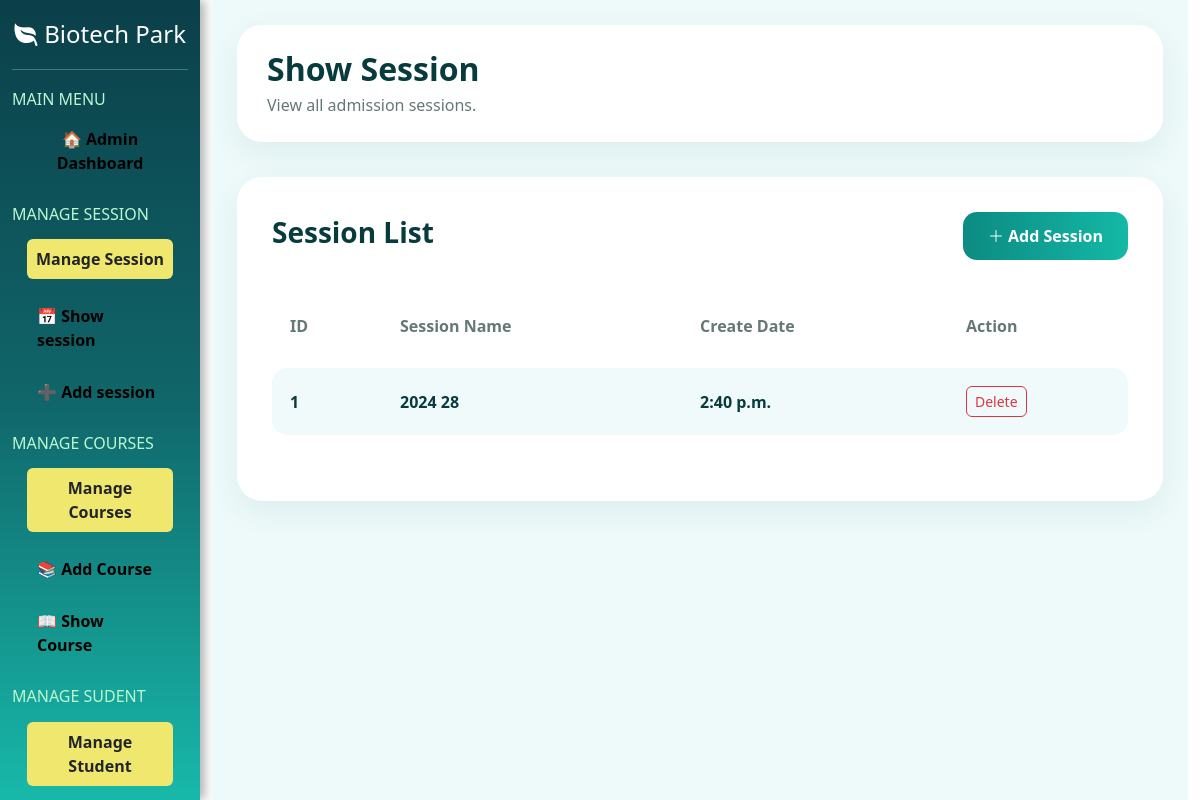
The page /showsession/ on the database as committed earlier.
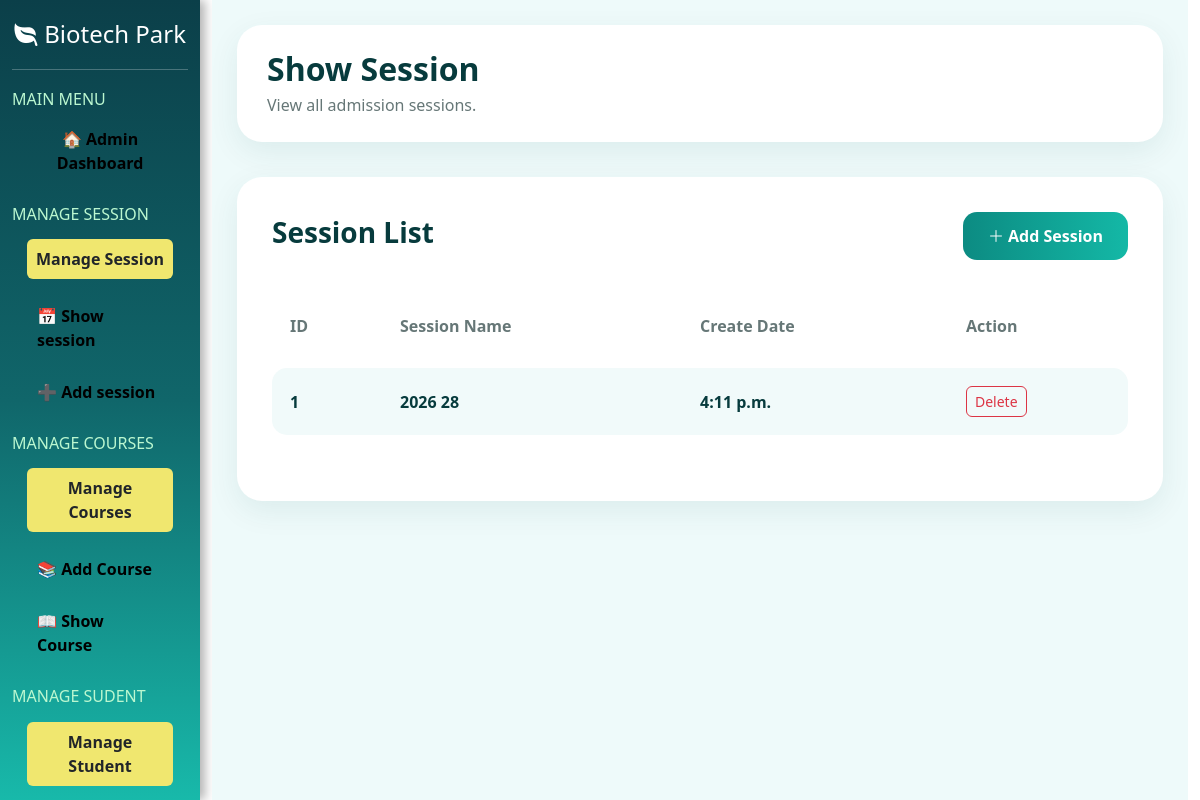
The same page on the database as committed later.
### myapp/models.py (models this page shows)
class session(models.Model):
    id=models.IntegerField(primary_key=True,auto_created=True)
    session_name=models.CharField(max_length=20)
    create_at=models.TimeField()

### myapp/views.py (the view)
# urls.py: path('showsession/',showsession,name='showsession'),
def showsession(request):
    ab=session.objects.all()
    return render(request, 'admin/showsession.html', {'ab':ab})

### myapp/templates/admin/showsession.html (shortened to what this page needs)
{% extends 'admin/adminlayout.html' %}
{% block admin %}
<div class="session-page">
    <div class="page-header">
        <h2>Show Session</h2>
        <p>View all admission sessions.</p>
    </div>
    <div class="session-card">
        <div class="d-flex justify-content-between align-items-center mb-4">
            <h3 class="session-title">
                Session List
            </h3>
            <a href="{% url 'addsession' %}" class="add-session-btn">
                <i class="bi bi-plus-lg"></i>
                Add Session
            </a>
        </div>
        <div class="table-responsive">
            <table class="table custom-table">
                <thead>
                    <tr>
                        <th>ID</th>
                        <th>Session Name</th>
                        <th>Create Date</th>
                        <th style="width: 180px;">
                            Action
                        </th>
                    </tr>
                </thead>
                <tbody>
                    {% for i in ab %}
                    <tr>
                        <td>{{ i.id }}</td>
                        <td>{{ i.session_name }}</td>
                        <td>{{ i.create_at }}</td>
                        <td>
                            <a href="{% url 'deletesession' i.id %}"
                               class="btn btn-outline-danger btn-sm delete-btn">
                                Delete
                            </a>
                        </td>
                    </tr>
                    {% empty %}
                    <tr>
                        <td colspan="4" class="text-center">
                            No Sessions Found
                        </td>
                    </tr>
                    {% endfor %}
                </tbody>
            </table>
        </div>
    </div>
</div>
{% endblock %}

Rows that differ between the two databases and show on the page:
changed session id 1: session_name "2024 28" → "2026 28"; create_at "2:40 p.m." → "4:11 p.m."
